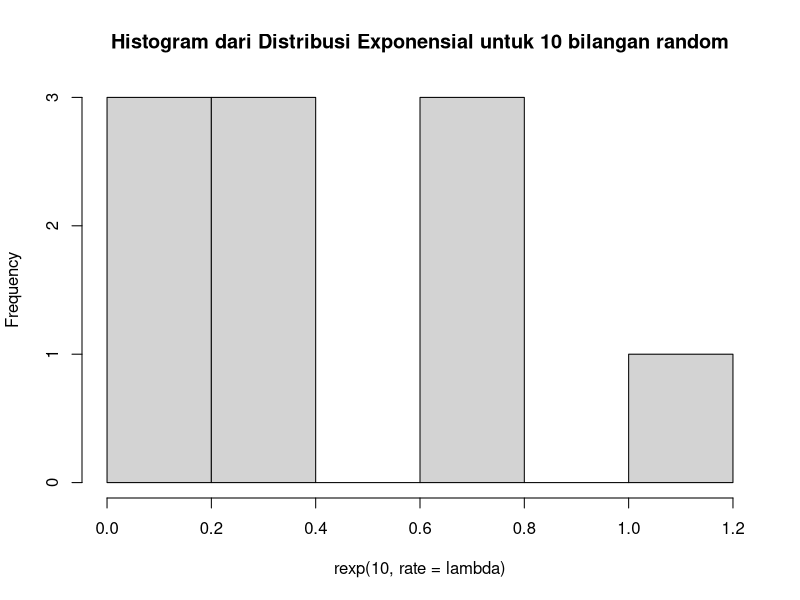
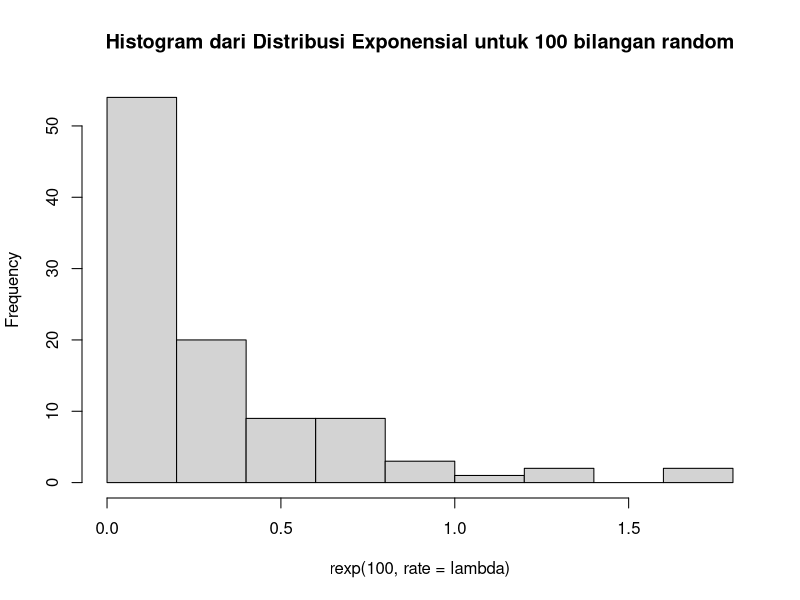
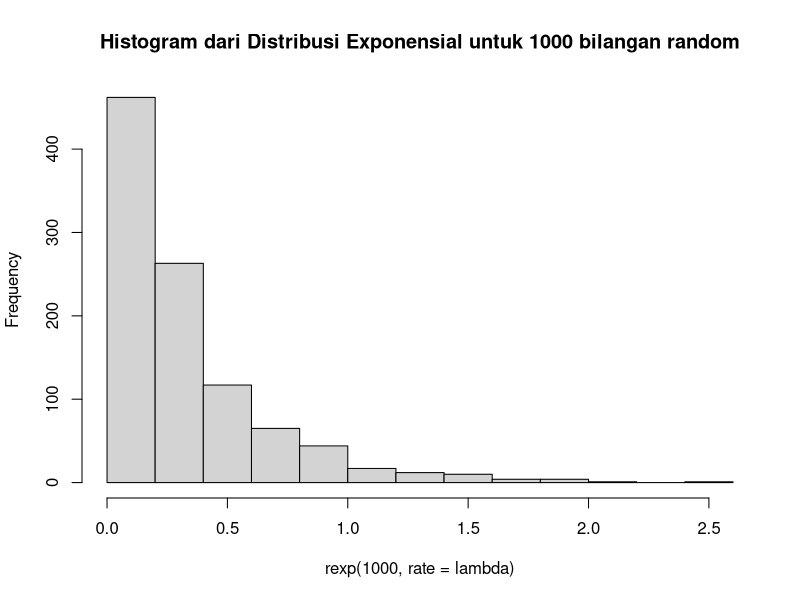
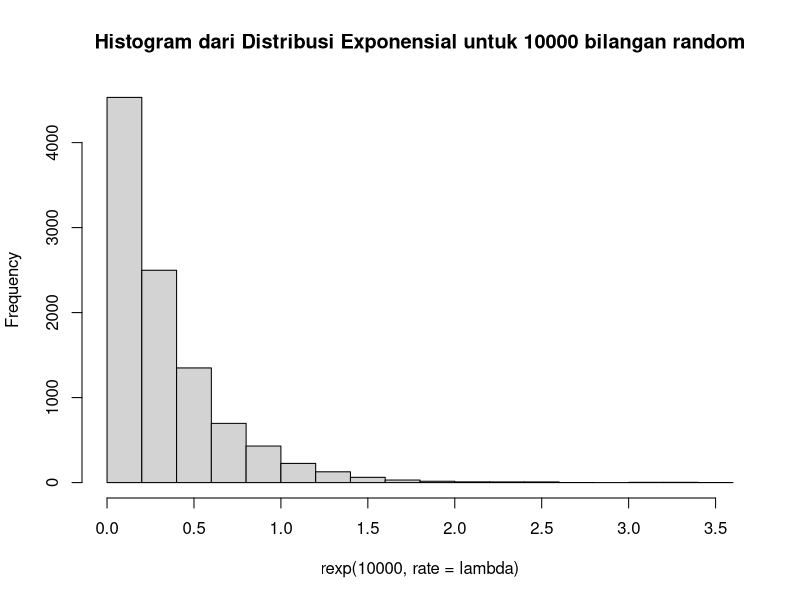

The R source for these figures, in order:
#Diketahui bilangan acak (random variable) berdistribusi exponential (λ = 3). Tentukan

#a. Fungsi Probabilitas dari Distribusi Exponensial
#misal sample sizenya 10
n<-10
lambda<-3
paste("Hasil: ", rexp(n, rate=lambda))

#b. Histogram dari Distribusi Exponensial untuk 10, 100, 1000 dan 10000 bilangan random
hist(rexp(10, rate = lambda), main = "Histogram dari Distribusi Exponensial untuk 10 bilangan random")
hist(rexp(100, rate = lambda), main = "Histogram dari Distribusi Exponensial untuk 100 bilangan random")
hist(rexp(1000, rate = lambda), main = "Histogram dari Distribusi Exponensial untuk 1000 bilangan random")
hist(rexp(10000, rate = lambda), main = "Histogram dari Distribusi Exponensial untuk 10000 bilangan random")

#c. Nilai Rataan (μ) dan Varian (σ²) dari Distribusi Exponensial untuk n = 100 dan λ = 3

n_c<-100
set.seed(1)
rataan = mean(rexp(n_c, rate = lambda))
varian = (sd(rexp(n_c, rate = lambda))) ^ 2
paste("Nilai Rataan(µ): ", rataan)
paste("Nilai Varian(s²): ", varian)
